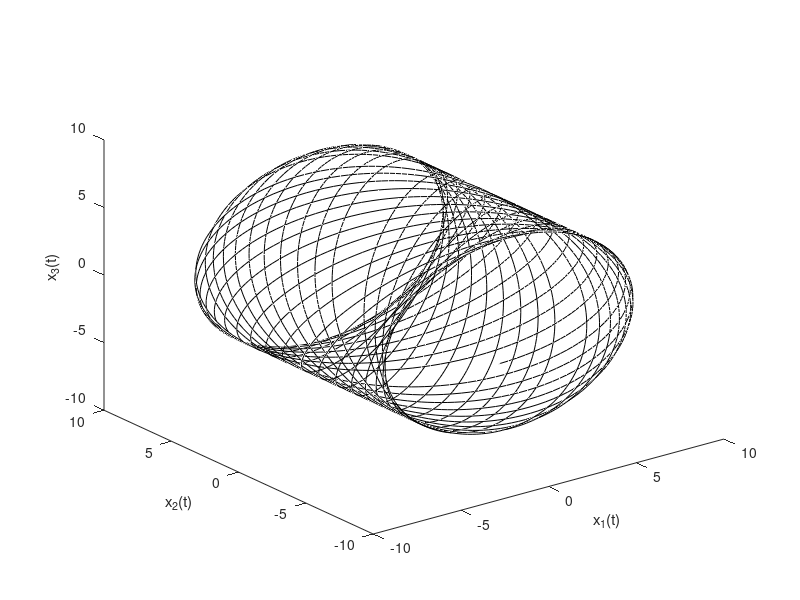
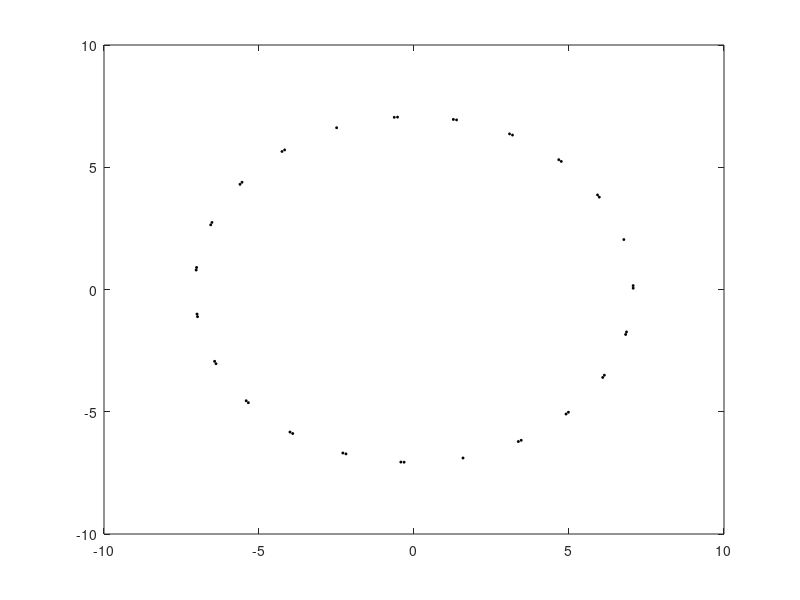
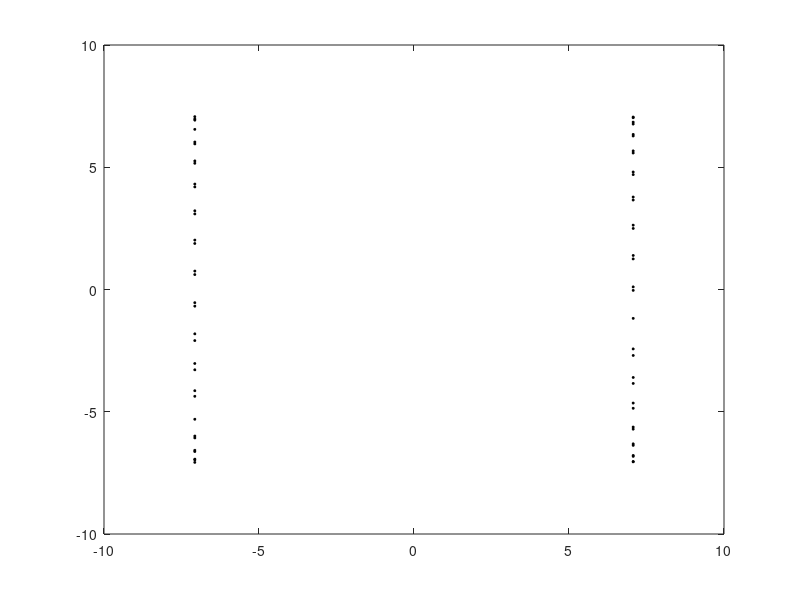

Recreate these plots in MATLAB, in order.
function ch2ex2
% Poincare' sections example HARMOSCIL 
% of Phaser Manual.  See Lessons 13, 14.
opts = odeset('Events',@events,'RelTol',1e-6,'AbsTol',1e-10);
[t,x,te,xe,ie] = ode45(@odes,[0 65],[5; 5; 5; 5],opts);
%plot3(x(:,1),x(:,2),x(:,3));
plot3(x(:,1),x(:,2),x(:,3),'Color',[0 0 0]);
xlabel('x_1(t)'), ylabel('x_2(t)'), zlabel('x_3(t)')
if isempty(ie)
    fprintf('There were no events.\n');
else
    event1 = find(ie == 1);
    if isempty(event1)
        fprintf('Event 1 did not occur.\n');
    else
        fprintf('Event 1 occurred %i times.\n',length(event1));
        figure
%       plot(xe(event1,1),xe(event1,3),'*');
        plot(xe(event1,1),xe(event1,3),'*k','MarkerSize',2);
        %print -depsc ch2fig2b
    end
    event2 = find(ie == 2);
    if isempty(event2)
        fprintf('Event 2 did not occur.\n');
    else
        fprintf('Event 2 occurred %i times.\n',length(event2));
        figure
%       plot(xe(event2,1),xe(event2,2),'*');
        plot(xe(event2,1),xe(event2,2),'*k','MarkerSize',2);
    end
end
%==============================================================
function dxdt = odes(t,x)
a = 3.12121212;
b = 2.11111111;
dxdt = [a*x(3); b*x(4); -a*x(1); -b*x(2)];

function [value,isterminal,direction] = events(t,x)
value = [x(2); x(3)];
isterminal = [0; 0];
direction = [0; 0];
